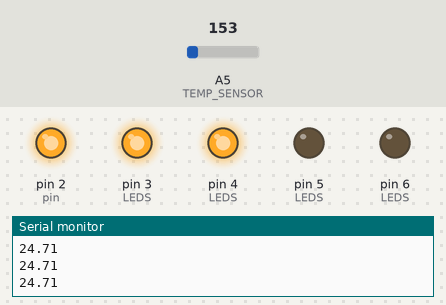
The sketch below on a simulated Arduino Uno, built with avr-gcc and run on an emulated ATmega328P. Parts: output pins drawn as LEDs (lit = HIGH), the last lines printed to the serial monitor. Inputs (shaded band) come from the test bench; at power-on: A5 (TEMP_SENSOR) = 153.

Above: at 1.2 s.
1.3 s: A5 (TEMP_SENSOR) set to 134
At 1.6 s:
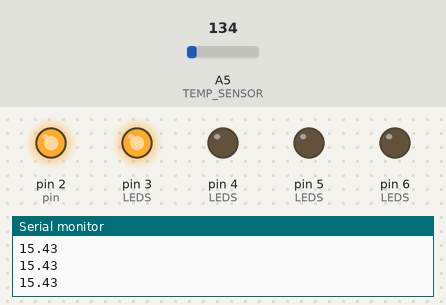
2.8 s: A5 (TEMP_SENSOR) set to 114
At 4.0 s:
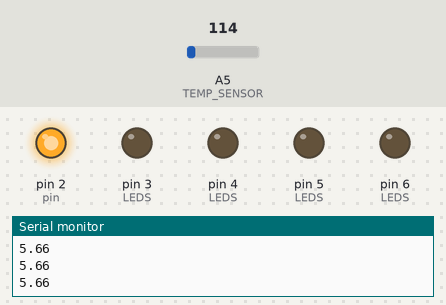
4.3 s: A5 (TEMP_SENSOR) set to 175
At 5.1 s:
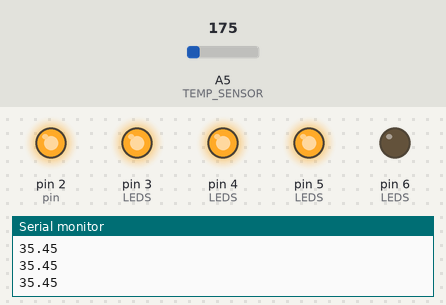
5.8 s: A5 (TEMP_SENSOR) set to 205
At 6.2 s:
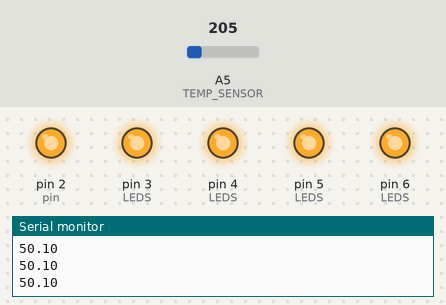
7.3 s: A5 (TEMP_SENSOR) set to 165
At 8.5 s:
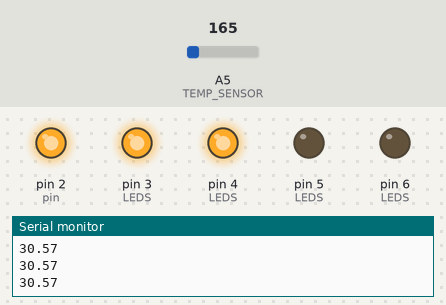
8.8 s: A5 (TEMP_SENSOR) set to 191
At 9.7 s:
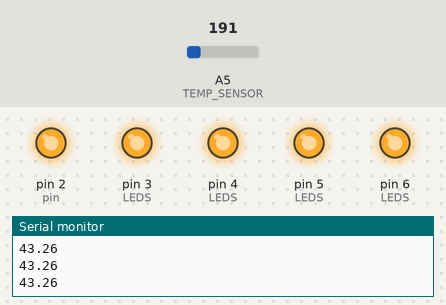
Timing chart, 0 to 11.3 s (numbered marks = the images above; inputs shaded):
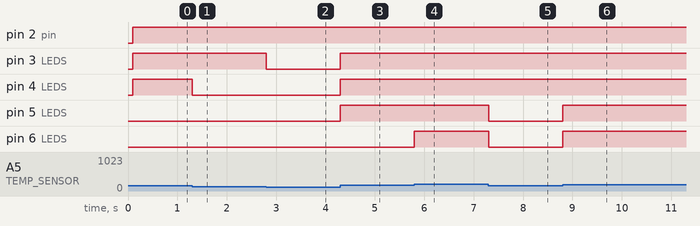

Measured:
- the behaviour switches between 146 and 145 on A5 (TEMP_SENSOR) (found by bisection; images 0 and 1)
- the behaviour switches between 186 and 187 on A5 (TEMP_SENSOR) (found by bisection; images 3 and 4)
- after the input at 1.3 s, pin 4 (LEDS): HIGH → LOW at once
- after the input at 2.8 s, pin 3 (LEDS): HIGH → LOW at once
- after the input at 4.3 s, pin 3 (LEDS), pin 4 (LEDS), pin 5 (LEDS): LOW → HIGH at once
- after the input at 5.8 s, pin 6 (LEDS): LOW → HIGH at once
- after the input at 7.3 s, pin 5 (LEDS), pin 6 (LEDS): HIGH → LOW at once
- after the input at 8.8 s, pin 5 (LEDS), pin 6 (LEDS): LOW → HIGH at once

The sketch:

main.ino
```cpp
// (C) Nasit Vurgun, Joel Mattsson, Mohamad Khalil, group: 19 (2024)
// Work package 2
// Exercise 1
// Submission code: 755350

/*
 *  Interrupt and PWM utilities for 16 bit Timer1 on ATmega168/328
 *  Original code by Jesse Tane for http://labs.ideo.com August 2008
 *  Modified March 2009 by Jérôme Despatis and Jesse Tane for ATmega328 support
 *  Modified June 2009 by Michael Polli and Jesse Tane to fix a bug in setPeriod() which caused the timer to stop
 *  Modified June 2011 by Lex Talionis to add a function to read the timer
 *  Modified Oct 2011 by Andrew Richards to avoid certain problems:
 *  - Add (long) assignments and casts to TimerOne::read() to ensure calculations involving tmp, ICR1 and TCNT1 aren't truncated
 *  - Ensure 16 bit registers accesses are atomic - run with interrupts disabled when accessing
 *  - Remove global enable of interrupts (sei())- could be running within an interrupt routine)
 *  - Disable interrupts whilst TCTN1 == 0.  Datasheet vague on this, but experiment shows that overflow interrupt
 *    flag gets set whilst TCNT1 == 0, resulting in a phantom interrupt.  Could just set to 1, but gets inaccurate
 *    at very short durations
 *  - startBottom() added to start counter at 0 and handle all interrupt enabling.
 *  - start() amended to enable interrupts
 *  - restart() amended to point at startBottom()
 * Modiied 7:26 PM Sunday, October 09, 2011 by Lex Talionis
 *  - renamed start() to resume() to reflect it's actual role
 *  - renamed startBottom() to start(). This breaks some old code that expects start to continue counting where it left off
 *
 *  This program is free software: you can redistribute it and/or modify
 *	it under the terms of the GNU General Public License as published by
 *	the Free Software Foundation, either version 3 of the License, or
 *	(at your option) any later version.
 *
 *	This program is distributed in the hope that it will be useful,
 *	but WITHOUT ANY WARRANTY; without even the implied warranty of
 *	MERCHANTABILITY or FITNESS FOR A PARTICULAR PURPOSE.  See the
 *	GNU General Public License for more details.
 *
 *	You should have received a copy of the GNU General Public License
 *	along with this program.  If not, see <http://www.gnu.org/licenses/>.
 *
 *  See Google Code project http://code.google.com/p/arduino-timerone/ for latest
 */
#ifndef TIMERONE_h
#define TIMERONE_h

#include <avr/io.h>
#include <avr/interrupt.h>

#define RESOLUTION 65536    // Timer1 is 16 bit

class TimerOne
{
  public:

    // properties
    unsigned int pwmPeriod;
    unsigned char clockSelectBits;
	char oldSREG;					// To hold Status Register while ints disabled

    // methods
    void initialize(long microseconds=1000000);
    void start();
    void stop();
    void restart();
	void resume();
	unsigned long read();
    void pwm(char pin, int duty, long microseconds=-1);
    void disablePwm(char pin);
    void attachInterrupt(void (*isr)(), long microseconds=-1);
    void detachInterrupt();
    void setPeriod(long microseconds);
    void setPwmDuty(char pin, int duty);
    void (*isrCallback)();
};

extern TimerOne Timer1;
#endif

/*
 *  Interrupt and PWM utilities for 16 bit Timer1 on ATmega168/328
 *  Original code by Jesse Tane for http://labs.ideo.com August 2008
 *  Modified March 2009 by Jérôme Despatis and Jesse Tane for ATmega328 support
 *  Modified June 2009 by Michael Polli and Jesse Tane to fix a bug in setPeriod() which caused the timer to stop
 *  Modified June 2011 by Lex Talionis to add a function to read the timer
 *  Modified Oct 2011 by Andrew Richards to avoid certain problems:
 *  - Add (long) assignments and casts to TimerOne::read() to ensure calculations involving tmp, ICR1 and TCNT1 aren't truncated
 *  - Ensure 16 bit registers accesses are atomic - run with interrupts disabled when accessing
 *  - Remove global enable of interrupts (sei())- could be running within an interrupt routine)
 *  - Disable interrupts whilst TCTN1 == 0.  Datasheet vague on this, but experiment shows that overflow interrupt
 *    flag gets set whilst TCNT1 == 0, resulting in a phantom interrupt.  Could just set to 1, but gets inaccurate
 *    at very short durations
 *  - startBottom() added to start counter at 0 and handle all interrupt enabling.
 *  - start() amended to enable interrupts
 *  - restart() amended to point at startBottom()
 * Modiied 7:26 PM Sunday, October 09, 2011 by Lex Talionis
 *  - renamed start() to resume() to reflect it's actual role
 *  - renamed startBottom() to start(). This breaks some old code that expects start to continue counting where it left off
 *
 *  This program is free software: you can redistribute it and/or modify
 *	it under the terms of the GNU General Public License as published by
 *	the Free Software Foundation, either version 3 of the License, or
 *	(at your option) any later version.
 *
 *	This program is distributed in the hope that it will be useful,
 *	but WITHOUT ANY WARRANTY; without even the implied warranty of
 *	MERCHANTABILITY or FITNESS FOR A PARTICULAR PURPOSE.  See the
 *	GNU General Public License for more details.
 *
 *	You should have received a copy of the GNU General Public License
 *	along with this program.  If not, see <http://www.gnu.org/licenses/>.
 *
 *  See Google Code project http://code.google.com/p/arduino-timerone/ for latest
 */
#ifndef TIMERONE_cpp
#define TIMERONE_cpp

// #include "TimerOne.h"

TimerOne Timer1;              // preinstatiate

ISR(TIMER1_OVF_vect)          // interrupt service routine that wraps a user defined function supplied by attachInterrupt
{
  Timer1.isrCallback();
}


void TimerOne::initialize(long microseconds)
{
  TCCR1A = 0;                 // clear control register A
  TCCR1B = _BV(WGM13);        // set mode 8: phase and frequency correct pwm, stop the timer
  setPeriod(microseconds);
}


void TimerOne::setPeriod(long microseconds)		// AR modified for atomic access
{

  long cycles = (F_CPU / 2000000) * microseconds;                                // the counter runs backwards after TOP, interrupt is at BOTTOM so divide microseconds by 2
  if(cycles < RESOLUTION)              clockSelectBits = _BV(CS10);              // no prescale, full xtal
  else if((cycles >>= 3) < RESOLUTION) clockSelectBits = _BV(CS11);              // prescale by /8
  else if((cycles >>= 3) < RESOLUTION) clockSelectBits = _BV(CS11) | _BV(CS10);  // prescale by /64
  else if((cycles >>= 2) < RESOLUTION) clockSelectBits = _BV(CS12);              // prescale by /256
  else if((cycles >>= 2) < RESOLUTION) clockSelectBits = _BV(CS12) | _BV(CS10);  // prescale by /1024
  else        cycles = RESOLUTION - 1, clockSelectBits = _BV(CS12) | _BV(CS10);  // request was out of bounds, set as maximum

  oldSREG = SREG;
  cli();							// Disable interrupts for 16 bit register access
  ICR1 = pwmPeriod = cycles;                                          // ICR1 is TOP in p & f correct pwm mode
  SREG = oldSREG;

  TCCR1B &= ~(_BV(CS10) | _BV(CS11) | _BV(CS12));
  TCCR1B |= clockSelectBits;                                          // reset clock select register, and starts the clock
}

void TimerOne::setPwmDuty(char pin, int duty)
{
  unsigned long dutyCycle = pwmPeriod;

  dutyCycle *= duty;
  dutyCycle >>= 10;

  oldSREG = SREG;
  cli();
  if(pin == 1 || pin == 9)       OCR1A = dutyCycle;
  else if(pin == 2 || pin == 10) OCR1B = dutyCycle;
  SREG = oldSREG;
}

void TimerOne::pwm(char pin, int duty, long microseconds)  // expects duty cycle to be 10 bit (1024)
{
  if(microseconds > 0) setPeriod(microseconds);
  if(pin == 1 || pin == 9) {
    DDRB |= _BV(PORTB1);                                   // sets data direction register for pwm output pin
    TCCR1A |= _BV(COM1A1);                                 // activates the output pin
  }
  else if(pin == 2 || pin == 10) {
    DDRB |= _BV(PORTB2);
    TCCR1A |= _BV(COM1B1);
  }
  setPwmDuty(pin, duty);
  resume();			// Lex - make sure the clock is running.  We don't want to restart the count, in case we are starting the second WGM
					// and the first one is in the middle of a cycle
}

void TimerOne::disablePwm(char pin)
{
  if(pin == 1 || pin == 9)       TCCR1A &= ~_BV(COM1A1);   // clear the bit that enables pwm on PB1
  else if(pin == 2 || pin == 10) TCCR1A &= ~_BV(COM1B1);   // clear the bit that enables pwm on PB2
}

void TimerOne::attachInterrupt(void (*isr)(), long microseconds)
{
  if(microseconds > 0) setPeriod(microseconds);
  isrCallback = isr;                                       // register the user's callback with the real ISR
  TIMSK1 = _BV(TOIE1);                                     // sets the timer overflow interrupt enable bit
	// might be running with interrupts disabled (eg inside an ISR), so don't touch the global state
//  sei();
  resume();
}

void TimerOne::detachInterrupt()
{
  TIMSK1 &= ~_BV(TOIE1);                                   // clears the timer overflow interrupt enable bit
															// timer continues to count without calling the isr
}

void TimerOne::resume()				// AR suggested
{
  TCCR1B |= clockSelectBits;
}

void TimerOne::restart()		// Depricated - Public interface to start at zero - Lex 10/9/2011
{
	start();
}

void TimerOne::start()	// AR addition, renamed by Lex to reflect it's actual role
{
  unsigned int tcnt1;

  TIMSK1 &= ~_BV(TOIE1);        // AR added
  GTCCR |= _BV(PSRSYNC);   		// AR added - reset prescaler (NB: shared with all 16 bit timers);

  oldSREG = SREG;				// AR - save status register
  cli();						// AR - Disable interrupts
  TCNT1 = 0;
  SREG = oldSREG;          		// AR - Restore status register
	resume();
  do {	// Nothing -- wait until timer moved on from zero - otherwise get a phantom interrupt
	oldSREG = SREG;
	cli();
	tcnt1 = TCNT1;
	SREG = oldSREG;
  } while (tcnt1==0);

//  TIFR1 = 0xff;              		// AR - Clear interrupt flags
//  TIMSK1 = _BV(TOIE1);              // sets the timer overflow interrupt enable bit
}

void TimerOne::stop()
{
  TCCR1B &= ~(_BV(CS10) | _BV(CS11) | _BV(CS12));          // clears all clock selects bits
}

unsigned long TimerOne::read()		//returns the value of the timer in microseconds
{									//rember! phase and freq correct mode counts up to then down again
  	unsigned long tmp;				// AR amended to hold more than 65536 (could be nearly double this)
  	unsigned int tcnt1;				// AR added

	oldSREG= SREG;
  	cli();
  	tmp=TCNT1;
	SREG = oldSREG;

	char scale=0;
	switch (clockSelectBits)
	{
	case 1:// no prescalse
		scale=0;
		break;
	case 2:// x8 prescale
		scale=3;
		break;
	case 3:// x64
		scale=6;
		break;
	case 4:// x256
		scale=8;
		break;
	case 5:// x1024
		scale=10;
		break;
	}

	do {	// Nothing -- max delay here is ~1023 cycles.  AR modified
		oldSREG = SREG;
		cli();
		tcnt1 = TCNT1;
		SREG = oldSREG;
	} while (tcnt1==tmp); //if the timer has not ticked yet

	//if we are counting down add the top value to how far we have counted down
	tmp = (  (tcnt1>tmp) ? (tmp) : (long)(ICR1-tcnt1)+(long)ICR1  );		// AR amended to add casts and reuse previous TCNT1
	return ((tmp*1000L)/(F_CPU /1000L))<<scale;
}

#endif

//========================

#define MAX_LEDS 5 // define max number of leds
#define INTERRUPT_INTERVAL 0.1 // interrupt every 0.1 seconds
#define TEMP_SENSOR A5 // define the temp sensor at A5

struct Light {
  	byte pin;
	int minimum;
  	int maximum;
}; // define a struct Light
// holds the pin, the minimum threshold and the maximum threshold

// define the minimum and maximum range for leds
// maximum is not used in this implementation
// but if its intended to turn off the light at a specific
// maximum value, it is made possible.
const struct Light LEDS[MAX_LEDS] = {
  {.pin = 2, .minimum = 0,  .maximum = 10},
  {.pin = 3, .minimum = 11, .maximum = 20},
  {.pin = 4, .minimum = 21, .maximum = 30},
  {.pin = 5, .minimum = 31, .maximum = 40},
  {.pin = 6, .minimum = 41, .maximum = 50},
};


// define the setup function
void setup()
{
  // start the serial stream
  Serial.begin(9600);

  // initialize timer1
  // with interval 0.1 seconds
  Timer1.initialize(INTERRUPT_INTERVAL * 1E6); //Initialize timer with 1 second period

  // attack the callback interrupt
  Timer1.attachInterrupt(callback);

  // set all led pin modes to output
  for(int i = 0; i < MAX_LEDS; i++) {
  		pinMode(LEDS[i].pin, OUTPUT); // set the pin mode to output
  }

  // set the temperature sensor pin mode to input
  pinMode(TEMP_SENSOR, INPUT);
}

// define loop function
void loop()
{
}

// define the interrupt callback
void callback() {
  // read the analog signal
  float signal = analogRead(TEMP_SENSOR);
  // convert the analog signal to volts
  float voltage = signal * 5; // 5 volts
  voltage /= 1024;

  // convert the volts to celsius
  // subtract 500mv to account for negative numbers
  float celsius = (voltage - 0.5) * 100;

  Serial.println(celsius);

  // for each led
  for(int i = 0; i < MAX_LEDS; i++) {
    // if the temp has exceeded that leds minimum threshold
    if(celsius >= LEDS[i].minimum) {
      // turn on the led
    	digitalWrite(LEDS[i].pin, HIGH);
    }
    else {
      // otherwise turn off the led
        digitalWrite(LEDS[i].pin, LOW);
  	}
  }
}
```
